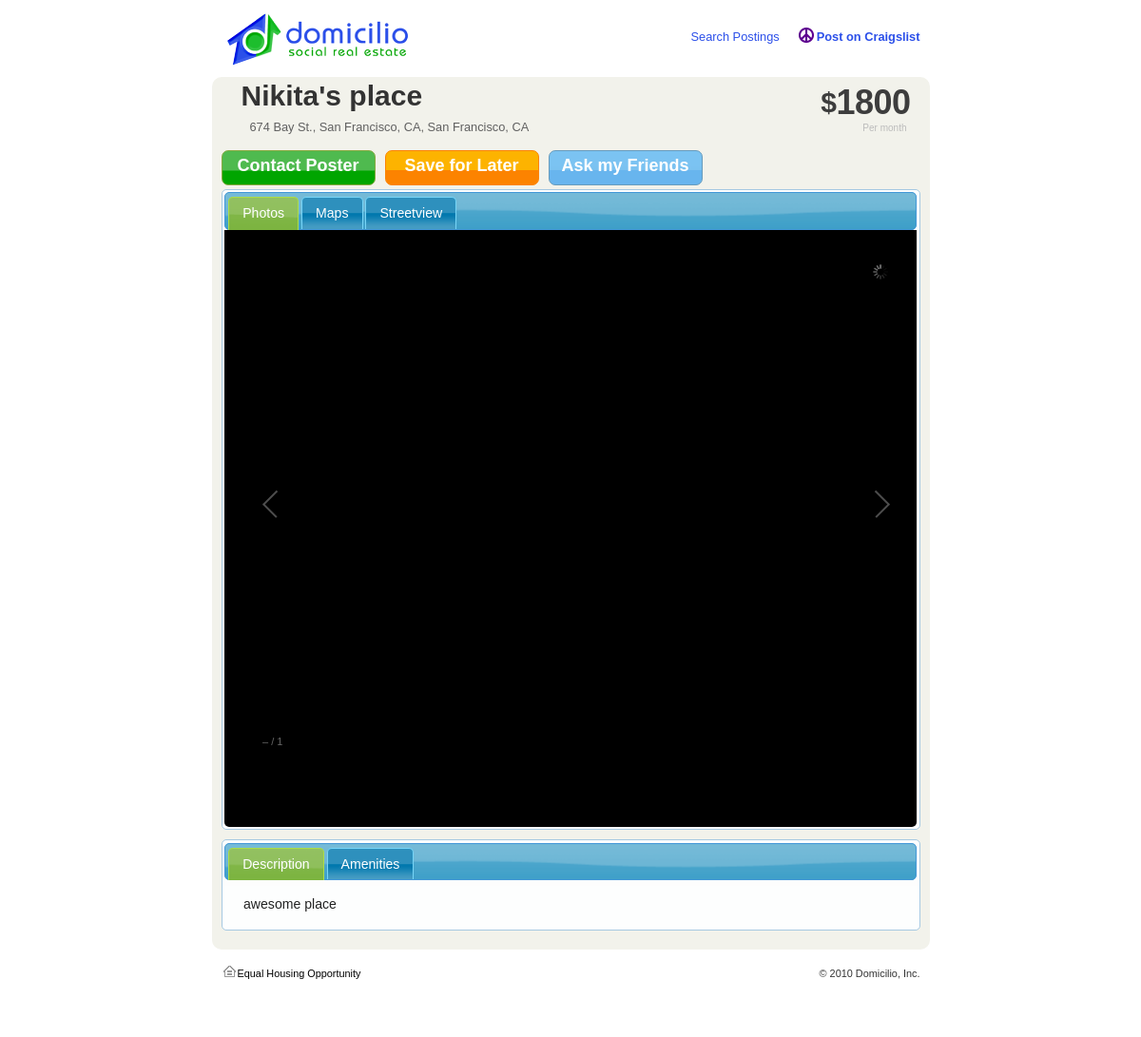
Page /view_posting.php?id=2 on the earlier database version.
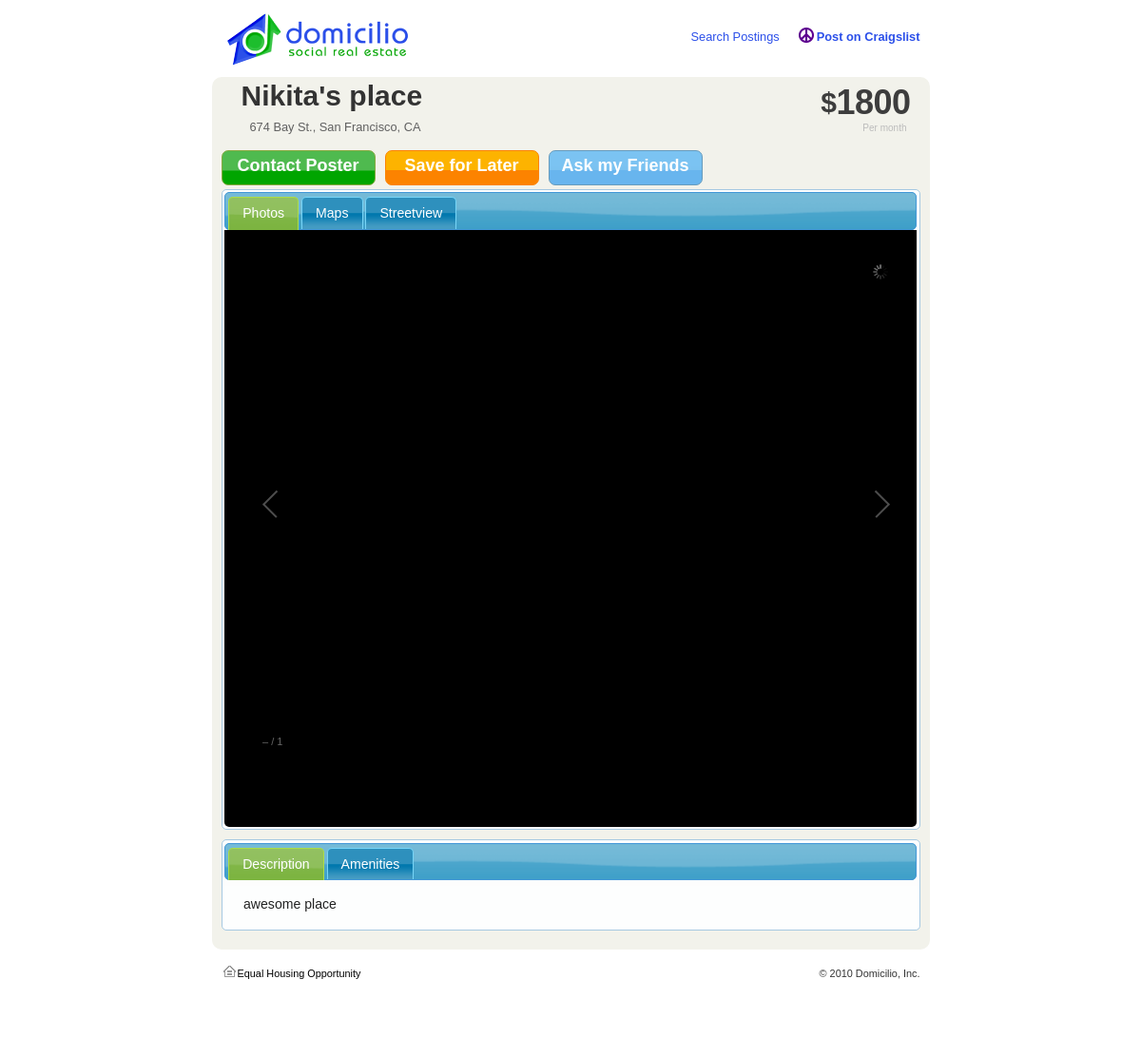
Same page on the later database version.
### tables this page shows
CREATE TABLE postings (
id BIGINT not null AUTO_INCREMENT,
owner_id BIGINT not null,
title varchar(1000),
cost varchar(64),
bedrooms INT,
address varchar(1000),
city varchar(64),
state varchar(32),
info varchar(20000),
location point,
PRIMARY KEY (id)
);

### lib/core.php (called while the page is built, shortened)
<?php
function id($a) {
  return $a;
}
function idx($array, $key, $default = null) {
  return $array[$key];
}
function edx($array, $key, $default = null) {
  if (empty($array) || empty($array[$key])) {
    return $default;
  }
  return $array[$key];
}
?>

### lib/db.php (called while the page is built, shortened)
<?php
require_once('../lib/core.php');
function db_escape( $s )
{
  return mysql_real_escape_string( $s );
}
function db_fetch( $res )
{
  return mysql_fetch_row( $res );
}
function db_query( $query )
{
  $result = mysql_query($query);
  return $result;
}
?>

### lib/Posting.php (called while the page is built, shortened)
<?php
require_once("../lib/core.php");
require_once("../lib/db.php");
class Posting {
  protected
    $id,
    $title,
    $address,
    $state,
    $city,
    $info,
    $cost,
    $ownerId,
    $location = array('lat' => 0, 'lng' => 0),
    $photos = array();
  public static function fromDB($id) {
    $res = db_query("select id, title, cost, address, city, state,"
      . " info, owner_id, X(location), Y(location) from postings where id='"
      . db_escape($id) . "';");
    if ($arr = db_fetch($res)) {
      $id = $arr[0];
      $posting = id(new Posting())
                   ->setId($id)
                   ->setTitle(edx($arr, 1, 'New posting'))
                   ->setCost(edx($arr, 2, 0))
                   ->setAddress(edx($arr, 3, ''))
                   ->setCity(edx($arr, 4, ''))
                   ->setState(edx($arr, 5))
                   ->setInfo(edx($arr, 6, 'No info'))
                   ->setOwnerId(edx($arr, 7, 0))
                   ->setLocation(edx($arr, 8, 0), edx($arr, 9, 0));
      $res = db_query("select photo_id, photo_url,"
          . " photo_url_thumbnail from posting_photos where posting_id = '"
          . db_escape($id) . "';");
      while($arr = db_fetch($res)) {
        $posting->addPhoto($arr[0], $arr[2], $arr[1]);
      }
      return $posting;
    } else {
      return false;
    }
  }
  public function setLocation($new_lat, $new_lng) {
    return $this;
  }
  public function getFullAddress() {
    return $this->getAddress() . ", " . $this->getCity() . ", "
      . $this->getState();
  }
  public function addPhoto($photo_id, $photo_preview, $photo_src) {
    return $this;
  }
  public function setId($new_id) {
    return $this;
  }
  public function setTitle($new_title) {
    $this->title = $new_title;
    return $this;
  }
  public function getTitle() {
    return $this->title;
  }
  public function setInfo($new_info) {
    $this->info = $new_info;
    return $this;
  }
  public function getInfo() {
    return $this->info;
  }
  public function setAddress($new_address) {
    $this->address = $new_address;
    return $this;
  }
  public function getAddress() {
    return $this->address;
  }
  public function setCost($new_cost) {
    $this->cost = $new_cost;
    return $this;
  }
  public function getCost() {
    return $this->cost;
  }
  public function setCity($new_city) {
    $this->city = $new_city;
    return $this;
  }
  public function getCity() {
    return $this->city;
  }
  public function setState($new_state) {
    $this->state = $new_state;
    return $this;
  }
  public function getState() {
    return $this->state;
  }
  public function setOwnerId($new_owner_id) {
    return $this;
  }
}
?>

### www/view_posting.php (the view, shortened to what this page needs)
<?php
require_once('../lib/Posting.php');
$id = (int)idx($_GET, 'id', 0);
$posting = Posting::fromDB($id);
if ($posting) {
?>
<div id="view">
<h1><?php echo htmlspecialchars($posting->getTitle()); ?></h1><br/>
<p style="margin-left: 30px;"><?php echo htmlspecialchars($posting->getFullAddress()); ?></p>
<div class="price" style="position: relative; top:-70px;">
      <div class="price_data">
          <sup class="currency_if_required"></sup><sup>$</sup>
      <div class="currency_with_sup"><?php echo htmlspecialchars($posting->getCost()); ?></div>
       </div>
   <div class="price_modifier">                    Per month
    </div>
               </div>
	<div id="contactPoster" class="v3_button" style="float:left;width:140px;height:25px;padding:5px 10px; margin-right:10px;"  onclick="contactPoster()">Contact Poster</div>
	<div id ="savePosting" class="v3_button v3_orange" style="float:left;width:140px;height:25px;padding:5px 10px; margin-right:10px;" onclick="savePosting()">Save for Later</div>
	<div id="askFriends" class="v3_button v3_blue" style="float:left;width:140px;height:25px;padding:5px 10px;margin-right:10px;" onclick="shareWithFriends();">Ask my Friends</div>
	<br /><br />
<div id="tabs">
<ul>
	<li><a href="#tabs-2">Photos</a></li>
	<li><a href="#tabs-3">Maps</a></li>
	<li><a href="#tabs-4">Streetview</a></li>
</ul>
<div id="tabs-2" style="min-height: 400px; min-width:500px; text-align: center;background-color: black;">
	<div class="images" style="height:600px; width: 700px;">
	</div>
</div>
</div>
<div id="tabs2" style="margin-top:10px;margin-bottom:10px;">
<ul>
	<li><a href="#tabs-5">Description</a></li>
	<li><a href="#amenities">Amenities</a></li>
</ul>
<div id="tabs-5">
<div id="description" class="details_content">
            <div id="description_text" class="rounded_less trans">
<?php echo htmlspecialchars($posting->getInfo())?>
            </div>
        </div>
</div>
        </div>
</div>
<?php
} else {
  echo "I don't get it.";
}
  require_once('../lib/footer.php');
?>

### lib/footer.php (shortened to what this page needs)
<?php
  $buffer = ob_get_contents( );
?>
<!DOCTYPE html PUBLIC "-//W3C//DTD XHTML 1.0 Transitional//EN"
"http://www.w3.org/TR/xhtml1/DTD/xhtml1-transitional.dtd">
<html lang="en" xmlns="http://www.w3.org/1999/xhtml" xmlns:og="http://opengraphprotocol.org/schema/" xmlns:fb="http://www.facebook.com/2008/fbml" xml:lang="en">
<head>
	<link rel="stylesheet" type="text/css" media="screen" href="/css/main.css?2" />
	<link rel="stylesheet" type="text/css" media="screen" href="/css/jquery.css" />
	<link href="/css/facebox.css" media="screen" rel="stylesheet" type="text/css"/>
	<link rel="stylesheet" type="text/css" href="/css/autoSuggest.css" />
</head>
<body>
                <div id="container">
                  <div id="header">
                        <div id="navigation">
                          <ol>
				<li><a href="/postings.php">Search Postings</a></li>
                                <li><a href="/create_posting.php"><img style="border:none;" src="/images/craigslist.png"><span style="font-weight: bold;float:right;margin-left:3px;">Post on Craigslist</span></a></li>
                          </ol>
                        </div>
                        <a href="/"><img src="/images/logo.png" alt="Domicilio" border="0"
/></a>
                </div>
                  <div id="main">
<?php
  echo $buffer;
?>
 </div>
                  <div id="footer">
                          <div id="footersearch" style="float:right;">&copy; 2010 Domicilio, Inc.</div>
                          <a style="float: left; color: black;text-decoration:none;"  href="/equalhousing.php"><img style="border:none;" width="17" height="13" src="/images/house.png">Equal Housing Opportunity</a>
                </div>
        </body>
</html>

### www/css/main.css (style rules this page uses)
h1, h2, h3, h4, h5, h6 { font-weight: normal; margin: 0; }
a { color: #2B4FE9; }
h1 { color:#333333; float:left; font-size:30px; font-weight:bold; padding:0 0 0 21px; }
body { font-family: Arial, Helvetica, sans-serif; font-size: 100%; background: #fff url(../images/body-bkg.jpg) no-repeat center top; margin: 0 0 100px 0; color: #606060; }
#container { font-size: 0.8em; line-height: 1.6em; margin: 0 auto; width: 755px; height: auto; }
#header { padding: 10px 10px 10px; }
#navigation { float: right; margin-top: 19px; }
#navigation ol { list-style: none; margin: 0; padding: 0; }
#navigation li { float: left; }
#navigation a { display: block; padding: 0; margin-left: 20px; text-decoration: none; background-position: 0 -29px; }
#main { width: 755px; height: auto; }
#footer { clear: both; background: url(../images/footer-bkg.gif) no-repeat left top; padding: 15px 10px 50px; text-align: right; font-size: 0.85em; color: #333333; }
#tabs li { text-decoration: none; list-style-type: none; }
.rounded_less { -moz-border-radius:3px;-webkit-border-radius: 3px; }
#v3_search, #search_header, #search_body, .search_result, .price, .room_title, #search_filters, #results { overflow:hidden; }
.v3_button { color:#FFFFFF !important; height:42px; width:auto; font-size:18px; cursor:pointer; padding:5px 28px; background:transparent url('../images/v3_button_bgs_001.png') repeat-x 0 0; border:1px solid #85AA40; font-weight:bold; text-align:center; -moz-border-radius:7px;-webkit-border-radius: 7px; -webkit-box-shadow:0 0 6px transparent; font-family:Arial, Helvetica, Tahoma; }
.v3_blue { background-position:0 -42px !important; border-color:#679bbc !important; }
.v3_orange { background-position:0 -126px !important; border-color:#fc8300 !important; }
.price { float:right; margin-top:-4px; width:128px; }
.price_data { color:#3D3D3D; float:right; font-size:36px; font-weight:bold; height:44px; letter-spacing:-0.5px; line-height:44px; padding:2px 10px 0 0; }
.currency_with_sup { float:right; }
.price_modifier { color:#BBBBBB; float:right; font-size:10px; margin-top:-5px; padding-right:14px; text-align:right; width:103px; }
#view { background-color:#F2F2EB; -webkit-border-radius:10px; -moz-border-radius: 10px;padding:10px; }
.v3_blue { background-position:0 -42px !important; border-color:#679BBC !important; }

Differences in the rows shown:
changed postings "Nikita's place": $posting->getFullAddress() "674 Bay St., San Francisco, CA, San Francisco, CA" → "674 Bay St., San Francisco, CA"
